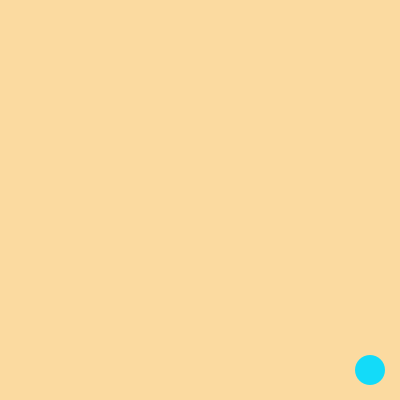
Frame 1 (no input)
Frame 60 (the mouse pressed at the canvas centre just before this capture): identical to frame 1, image omitted
Frame 120 (the mouse held since frame 60 and released just before this capture): identical to frame 1, image omitted

The Processing sketch that drew this single still picture (run headless with seeded random() and noise(); from frame 60 on, the mouse is pressed at the canvas centre):

// Processing sketch: Button_Assignment
// ── Button_Assignment.pde
boolean drawACat = false;
int buttonX = 370;
int buttonY = 370;
int buttonsize = 30;
int catTailY = 200;
int swingAmounts =3;
void setup() {
  size(400, 400);
}
void draw() {
  background(251, 218, 160);
  catTailY=catTailY+swingAmounts;
  if (catTailY<=50||catTailY>=350) {

    swingAmounts=-swingAmounts;
  }
  noStroke();
  fill(19, 219, 249);
  if (mouseX-buttonX<15) {
    if (mouseX-buttonX>-15) {
      if (mouseY-buttonY>-15) {
        if (mouseY-buttonY<15) {
          fill( 11, 106, 120);
        }
      }
    }
  }
  ellipse(buttonX, buttonY, buttonsize, buttonsize);
  if (drawACat == true) {
    //tail
    stroke(0);
    strokeWeight(20);
    line(30, catTailY, 80, 220);
    strokeWeight(2);
    //legs
    fill(153, 153, 153);
    ellipse(80, 300, 20, 100);
    ellipse(120, 300, 20, 100);
    ellipse(280, 300, 20, 100);
    ellipse(240, 300, 20, 100); 
    rect(60, 150, 200, 150, 10);
    //patern
    fill(0);
    triangle(80, 150, 90, 230, 100, 150);
    triangle(120, 150, 130, 230, 140, 150);
    triangle(160, 150, 170, 230, 180, 150);
    triangle(200, 150, 210, 230, 220, 150);
    //ear
    fill(153, 153, 153);
    triangle(210, 130, 210, 220, 260, 180);
    triangle(350, 130, 350, 220, 300, 180);
    ellipse(280, 230, 160, 120);
    //legs
    fill(0);
    ellipse(250, 220, 30, 30);
    ellipse(320, 220, 30, 30);
    //mouth
    noFill();
    curve(250, 100, 260, 250, 290, 250, 290, 100);
    curve(280, 100, 290, 250, 320, 250, 320, 100);
    fill(255, 255, 255);
    //head
    ellipse(245, 215, 13, 13);
    ellipse(315, 215, 13, 13);
    fill(0);
    ellipse(290, 230, 15, 15);
    stroke(0);
  }
}

void mouseClicked() {
  if (mouseX-buttonX<=15) {
    if (mouseX-buttonX>=-15) {
      if (mouseY-buttonY>=-15) {
        if (mouseY-buttonY<=15) {
          println("Meow!");
          if (drawACat == true) {
            drawACat = false;
          } else if (drawACat == false) {
            drawACat = true;
          }
        }
      }
    }
  }
}
